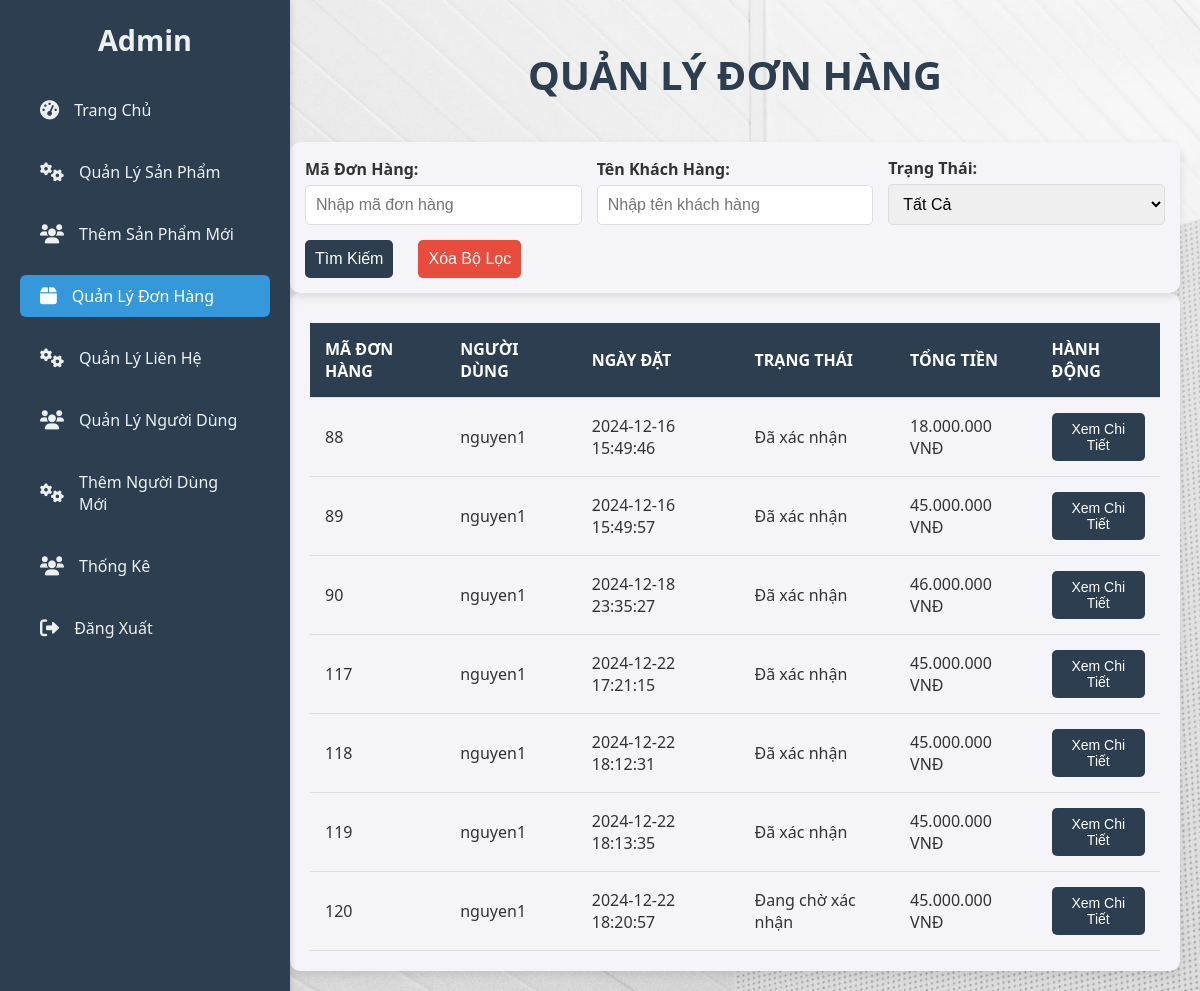
The page /frontend/pages/manage_order.php on the database its author committed.
### tables this page shows
CREATE TABLE `orders` (
  `order_id` int(11) NOT NULL,
  `user_id` int(11) NOT NULL,
  `order_date` datetime NOT NULL,
  `name` varchar(255) NOT NULL,
  `phone` varchar(20) NOT NULL,
  `address` text NOT NULL,
  `payment_method` enum('cash','bank') NOT NULL,
  `order_status` varchar(50) NOT NULL DEFAULT 'pending',
  `status` varchar(50) NOT NULL DEFAULT 'awaiting confirmation',
  `estimated_delivery_date` date DEFAULT NULL,
  `total_price` decimal(10,2) NOT NULL DEFAULT 0.00
);

CREATE TABLE `khachhang` (
  `ma_khach_hang` int(11) NOT NULL,
  `ten_khach_hang` varchar(50) DEFAULT NULL,
  `so_dien_thoai` varchar(10) DEFAULT NULL,
  `email` varchar(30) DEFAULT NULL,
  `username` varchar(20) DEFAULT NULL,
  `password` varchar(255) DEFAULT NULL,
  `role` enum('user','admin') NOT NULL DEFAULT 'user',
  `ngay_tao` datetime DEFAULT current_timestamp(),
  `avatar` varchar(255) DEFAULT NULL,
  `address` varchar(255) NOT NULL DEFAULT 'Chưa cập nhật'
);

### frontend/pages/manage_order.php (the view, shortened to what this page needs)
<?php
include '../../backend/db_connect.php';
include '../../backend/sidebar.php';
$search_order_id = isset($_GET['search_order_id']) ? trim($_GET['search_order_id']) : "";
$search_customer_name = isset($_GET['search_customer_name']) ? trim($_GET['search_customer_name']) : "";
$sql_filter = "SELECT o.*, k.ten_khach_hang AS user_name
               FROM orders o
               LEFT JOIN khachhang k ON o.user_id = k.ma_khach_hang
               WHERE 1";
$stmt_filter = $conn->prepare($sql_filter);
$stmt_filter->execute();
$result_filtered = $stmt_filter->get_result();
?>
<!DOCTYPE html>
<html lang="vi">
<head>
    <link rel="stylesheet" href="../css/manage_order.css">
</head>
<body>
    <div class="main-content">
        <h1>Quản Lý Đơn Hàng</h1>
        <form method="GET" id="filter-form" class="filter-form">
            <div>
                <label for="search_order_id">Mã Đơn Hàng:</label>
                <input type="text" name="search_order_id" id="search_order_id" value="<?php echo htmlspecialchars($search_order_id); ?>" placeholder="Nhập mã đơn hàng">
            </div>
            <div>
                <label for="search_customer_name">Tên Khách Hàng:</label>
                <input type="text" name="search_customer_name" id="search_customer_name" value="<?php echo htmlspecialchars($search_customer_name); ?>" placeholder="Nhập tên khách hàng">
            </div>
            <div>
                <label for="status_filter">Trạng Thái:</label>
                <select name="status_filter" id="status_filter">
                    <option value="">Tất Cả</option>
                </select>
            </div>
            <button type="submit" name="search">Tìm Kiếm</button>
            <button type="button" id="reset-button">Xóa Bộ Lọc</button>
        </form>
        <div class="order-container">
            <table>
                <thead>
                    <tr>
                        <th>Mã Đơn Hàng</th>
                        <th>Người Dùng</th>
                        <th>Ngày Đặt</th>
                        <th>Trạng Thái</th>
                        <th>Tổng Tiền</th>
                        <th>Hành Động</th>
                    </tr>
                </thead>
                <tbody>
                    <?php if ($result_filtered->num_rows > 0): ?>
                        <?php while ($row = $result_filtered->fetch_assoc()): ?>
                            <tr>
                                <td><?php echo $row['order_id']; ?></td>
                                <td><?php echo htmlspecialchars($row['user_name']); ?></td>
                                <td><?php echo $row['order_date']; ?></td>
                                <td><?php echo $row['status'] === 'confirmed' ? 'Đã xác nhận' : 'Đang chờ xác nhận'; ?></td>
                                <td><?php echo number_format($row['total_price'], 0, ',', '.'); ?> VNĐ</td>
                                <td>
                                    <button class="btn-details" data-order='<?php echo json_encode($row); ?>'>Xem Chi Tiết</button>
                                </td>
                            </tr>
                        <?php endwhile; ?>
                    <?php else: ?>
                        <tr>
                            <td colspan="6">Không có đơn hàng nào phù hợp.</td>
                        </tr>
                    <?php endif; ?>
                </tbody>
            </table>
        </div>
    </div>
</body>
</html>

### frontend/css/manage_order.css (style rules this page uses)
body { font-family: 'Segoe UI', Tahoma, Geneva, Verdana, sans-serif; margin: 0; padding: 0; background-color: #f7f9fc; color: #333; }
.main-content { margin-left: 270px; padding: 20px; background: url('../../public/images/AnhCat/nen_admin.jpg') no-repeat center center/cover; min-height: 100vh; box-shadow: 0 4px 10px rgba(0, 0, 0, 0.1); transition: margin-left 0.3s ease; }
h1 { text-align: center; font-size: 28px; color: #2c3e50; margin-bottom: 20px; text-transform: uppercase; }
.filter-form { display: flex; flex-wrap: wrap; gap: 15px; margin-top: 40px; margin-bottom: 0px; justify-content: flex-start; align-items: flex-end; background-color: #f4f4f9; padding: 15px; border-radius: 10px; box-shadow: 0 4px 10px rgba(0, 0, 0, 0.1); position: relative; }
.filter-form div { display: flex; flex-direction: column; flex: 1; min-width: 250px; }
.filter-form label { font-weight: bold; margin-bottom: 5px; color: #333; }
.filter-form input, .filter-form select { padding: 10px; border: 1px solid #ddd; border-radius: 5px; font-size: 16px; width: 100%; }
.filter-form button { padding: 10px 10px; font-size: 16px; border: none; border-radius: 5px; cursor: pointer; background-color: #2c3e50; color: white; transition: background-color 0.3s ease; }
#reset-button { background-color: #e74c3c; color: white; transition: background-color 0.3s ease; margin-left: 10px; }
.order-container { background: #f4f4f9; border-radius: 10px; box-shadow: 0 4px 10px rgba(0, 0, 0, 0.1); padding: 20px; }
.order-container table { width: 100%; border-collapse: collapse; margin-top: 10px; }
.order-container th, .order-container td { padding: 15px; text-align: left; border-bottom: 1px solid #ddd; font-size: 16px; }
.order-container th { background-color: #2c3e50; color: #ffffff; font-weight: bold; text-transform: uppercase; }
.order-container .btn-details { background-color: #2c3e50; color: white; padding: 8px 12px; border: none; border-radius: 5px; cursor: pointer; font-size: 14px; transition: background-color 0.3s ease; }

### backend/sidebar.php (style rules this page uses)
.main-content { margin-left: 270px; padding: 30px; }
.main-content h1 { font-size: 2.5rem; color: #2c3e50; }

### rows shown on the page
orders: order_id "88", user.ten_khach_hang "nguyen1", order_date "2024-12-16 15:49:46", status "Đã xác nhận", total_price "18.000.000"
orders: order_id "89", user.ten_khach_hang "nguyen1", order_date "2024-12-16 15:49:57", status "Đã xác nhận", total_price "45.000.000"
orders: order_id "90", user.ten_khach_hang "nguyen1", order_date "2024-12-18 23:35:27", status "Đã xác nhận", total_price "46.000.000"
orders: order_id "117", user.ten_khach_hang "nguyen1", order_date "2024-12-22 17:21:15", status "Đã xác nhận", total_price "45.000.000"
orders: order_id "118", user.ten_khach_hang "nguyen1", order_date "2024-12-22 18:12:31", status "Đã xác nhận", total_price "45.000.000"
orders: order_id "119", user.ten_khach_hang "nguyen1", order_date "2024-12-22 18:13:35", status "Đã xác nhận", total_price "45.000.000"
orders: order_id "120", user.ten_khach_hang "nguyen1", order_date "2024-12-22 18:20:57", shows "Đang chờ xác nhận", total_price "45.000.000"
